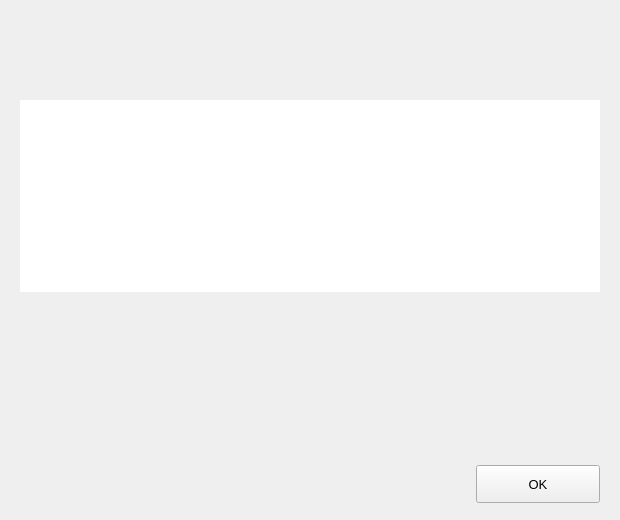
<?xml version="1.0" encoding="UTF-8"?>
<ui version="4.0">
 <class>HelpMessageDialog</class>
 <widget class="QDialog" name="HelpMessageDialog">
  <property name="geometry">
   <rect>
    <x>0</x>
    <y>0</y>
    <width>620</width>
    <height>520</height>
   </rect>
  </property>
  <property name="minimumSize">
   <size>
    <width>580</width>
    <height>480</height>
   </size>
  </property>
  <property name="font">
   <font>
    <pointsize>10</pointsize>
   </font>
  </property>
  <property name="windowTitle">
   <string notr="true">KristaTech - Command-line options</string>
  </property>
  <layout class="QVBoxLayout" name="verticalLayout_3">
   <property name="spacing">
    <number>0</number>
   </property>
   <property name="leftMargin">
    <number>0</number>
   </property>
   <property name="topMargin">
    <number>0</number>
   </property>
   <property name="rightMargin">
    <number>0</number>
   </property>
   <property name="bottomMargin">
    <number>0</number>
   </property>
   <item>
    <widget class="QWidget" name="helpContainer" native="true">
     <property name="sizePolicy">
      <sizepolicy hsizetype="Preferred" vsizetype="Preferred">
       <horstretch>0</horstretch>
       <verstretch>100</verstretch>
      </sizepolicy>
     </property>
     <layout class="QVBoxLayout" name="verticalLayout_4">
      <property name="spacing">
       <number>12</number>
      </property>
      <property name="leftMargin">
       <number>20</number>
      </property>
      <property name="topMargin">
       <number>16</number>
      </property>
      <property name="rightMargin">
       <number>20</number>
      </property>
      <property name="bottomMargin">
       <number>16</number>
      </property>
      <item>
       <widget class="QLabel" name="graphic">
        <property name="sizePolicy">
         <sizepolicy hsizetype="Preferred" vsizetype="Fixed">
          <horstretch>0</horstretch>
          <verstretch>0</verstretch>
         </sizepolicy>
        </property>
        <property name="minimumSize">
         <size>
          <width>0</width>
          <height>72</height>
         </size>
        </property>
        <property name="maximumSize">
         <size>
          <width>16777215</width>
          <height>76</height>
         </size>
        </property>
        <property name="alignment">
         <set>Qt::AlignLeading|Qt::AlignLeft|Qt::AlignVCenter</set>
        </property>
        <property name="pixmap">
         <pixmap>:/images/about</pixmap>
        </property>
       </widget>
      </item>
      <item>
       <layout class="QVBoxLayout" name="verticalLayout">
        <property name="spacing">
         <number>12</number>
        </property>
        <property name="topMargin">
         <number>0</number>
        </property>
        <item>
         <widget class="QTextEdit" name="helpMessage">
          <property name="frameShape">
           <enum>QFrame::NoFrame</enum>
          </property>
          <property name="readOnly">
           <bool>true</bool>
          </property>
         </widget>
        </item>
        <item>
         <widget class="QScrollArea" name="scrollArea">
          <property name="frameShape">
           <enum>QFrame::NoFrame</enum>
          </property>
          <property name="verticalScrollBarPolicy">
           <enum>Qt::ScrollBarAsNeeded</enum>
          </property>
          <property name="horizontalScrollBarPolicy">
           <enum>Qt::ScrollBarAlwaysOff</enum>
          </property>
          <property name="widgetResizable">
           <bool>true</bool>
          </property>
          <widget class="QWidget" name="scrollAreaWidgetContents">
           <property name="geometry">
            <rect>
             <x>0</x>
             <y>0</y>
             <width>578</width>
             <height>340</height>
            </rect>
           </property>
           <layout class="QVBoxLayout" name="verticalLayout_2">
            <property name="leftMargin">
             <number>16</number>
            </property>
            <property name="topMargin">
             <number>14</number>
            </property>
            <property name="rightMargin">
             <number>16</number>
            </property>
            <property name="bottomMargin">
             <number>14</number>
            </property>
            <item>
             <widget class="QLabel" name="aboutMessage">
              <property name="cursor">
               <cursorShape>IBeamCursor</cursorShape>
              </property>
              <property name="textFormat">
               <enum>Qt::PlainText</enum>
              </property>
              <property name="alignment">
               <set>Qt::AlignLeading|Qt::AlignLeft|Qt::AlignTop</set>
              </property>
              <property name="wordWrap">
               <bool>true</bool>
              </property>
              <property name="openExternalLinks">
               <bool>true</bool>
              </property>
              <property name="textInteractionFlags">
               <set>Qt::LinksAccessibleByMouse|Qt::TextSelectableByKeyboard|Qt::TextSelectableByMouse</set>
              </property>
             </widget>
            </item>
           </layout>
          </widget>
         </widget>
        </item>
        <item alignment="Qt::AlignVCenter">
         <widget class="QWidget" name="widget" native="true">
          <property name="minimumSize">
           <size>
            <width>0</width>
            <height>42</height>
           </size>
          </property>
          <layout class="QHBoxLayout" name="horizontalLayout_2">
           <property name="leftMargin">
            <number>0</number>
           </property>
           <property name="topMargin">
            <number>2</number>
           </property>
           <property name="rightMargin">
            <number>0</number>
           </property>
           <property name="bottomMargin">
            <number>0</number>
           </property>
           <item>
            <spacer name="horizontalSpacer">
             <property name="orientation">
              <enum>Qt::Horizontal</enum>
             </property>
             <property name="sizeHint" stdset="0">
              <size>
               <width>421</width>
               <height>20</height>
              </size>
             </property>
            </spacer>
           </item>
           <item alignment="Qt::AlignVCenter">
            <widget class="QPushButton" name="pushButtonOk">
             <property name="minimumSize">
              <size>
               <width>124</width>
               <height>38</height>
              </size>
             </property>
             <property name="maximumSize">
              <size>
               <width>140</width>
               <height>38</height>
              </size>
             </property>
             <property name="cursor">
              <cursorShape>PointingHandCursor</cursorShape>
             </property>
             <property name="focusPolicy">
              <enum>Qt::NoFocus</enum>
             </property>
             <property name="text">
              <string>OK</string>
             </property>
            </widget>
           </item>
          </layout>
         </widget>
        </item>
       </layout>
      </item>
     </layout>
    </widget>
   </item>
  </layout>
 </widget>
 <resources/>
 <connections/>
</ui>
